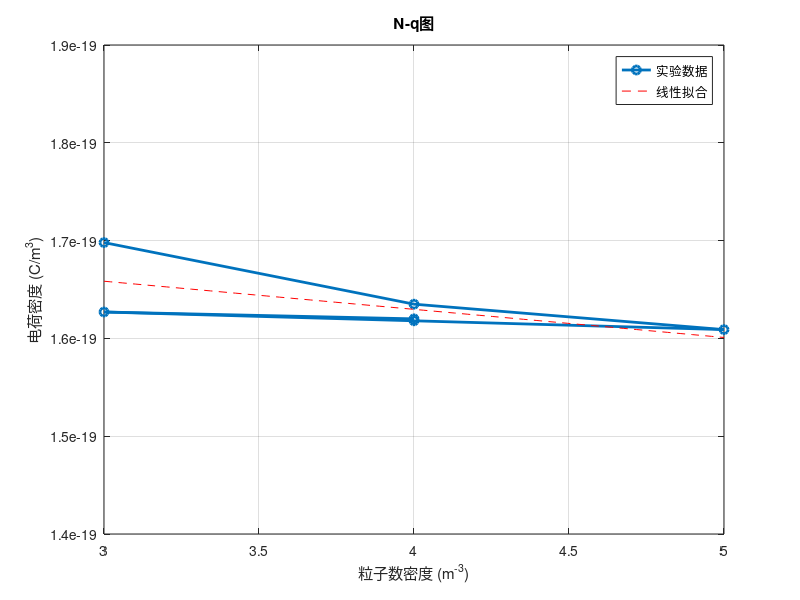

This chart was generated by the following MATLAB code:
% 假设 N 和 q 的数据
N = [3,4,5,4,3,4]; % 粒子数密度，单位 m^-3
q = [1.698e-19,1.635e-19,1.609e-19,1.618e-19,1.627e-19,1.620e-19]; % 电荷密度，单位 C/m^3

% 创建图形
figure;
plot(N, q, '-o', 'LineWidth', 2, 'MarkerSize', 6);
xlabel('粒子数密度 (m^{-3})');
ylabel('电荷密度 (C/m^{3})');
title('N-q图');
grid on;

% 计算并显示斜率
p = polyfit(N, q, 1); % 线性拟合
slope = p(1); % 斜率
hold on;
x_fit = linspace(min(N), max(N), 100);
y_fit = polyval(p, x_fit);
plot(x_fit, y_fit, '--r'); % 拟合线
legend('实验数据', '线性拟合');
text(0.1 * max(N), 0.9 * max(q), ['斜率 = ' num2str(slope)], 'FontSize', 12);
hold off;
